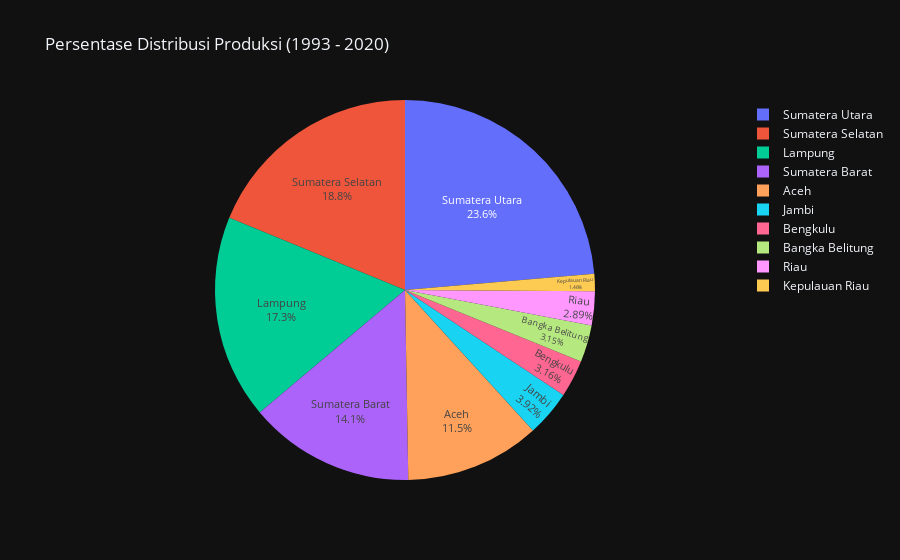

The notebook cell this image was saved under:
### Code cell
fig = px.pie(df,values='Produksi',names='Provinsi',title=f'Persentase Distribusi Produksi ({min(df.Tahun)} - {max(df.Tahun)})',template='plotly_dark')
fig.update_traces(hoverinfo='label+percent',textposition='inside', textinfo='percent+label',textfont_size=11)
fig.show()

plotly.offline.plot(fig, filename='grafik/persentasi_distribusi.html')

### Figure 1 — Plotly figure (JSON) as saved in the notebook; plotly's stock layout.template omitted (floating-point values rounded to 4 significant figures; data arrays with more than 128 entries replaced by an {"elided": "..."} marker saying what was removed)
{"data": [{"domain": {"x": [0, 1], "y": [0, 1]}, "hoverinfo": "label+percent", "hovertemplate": "Provinsi=%{label}<br>Produksi=%{value}<extra></extra>", "labels": {"elided": "280 str values"}, "legendgroup": "", "name": "", "showlegend": true, "textfont": {"size": 11}, "textinfo": "percent+label", "textposition": "inside", "type": "pie", "values": {"elided": "280 float values"}}], "layout": {"autosize": true, "legend": {"tracegroupgap": 0}, "title": {"text": "Persentase Distribusi Produksi (1993 - 2020)"}}}
